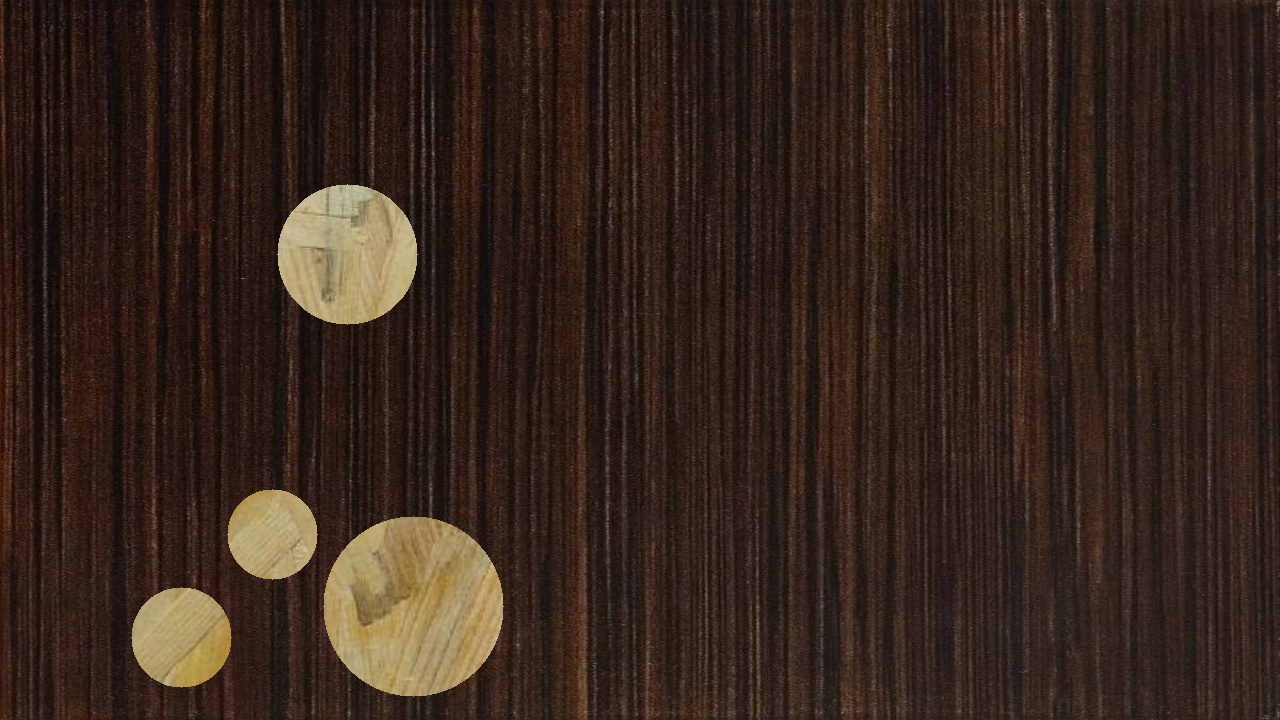
#> input picture project/circle_search/for_search.jpg, 1280 x 720 px
$ python circle_search.py
#> lines starting #> are read from the running program, lines starting #| are printed output that depends on the picture; after the words box and inside, x2 and y2 are one past the last pixel; in counts of white or black regions, pixels touching at a corner belong together
#> further down, img is the input picture: shape (720, 1280, 3); mean B, G, R 28.3, 37, 54.2
import cv2
import numpy
import numpy as np
from sklearn.metrics import mean_absolute_percentage_error
from sklearn.metrics import mean_squared_error


def cv_show(name, image):
    # cv2.namedWindow(name, WINDOW_NORMAL)
    cv2.imshow(name, image)
    cv2.waitKey(0)
    cv2.destroyAllWindows()


# [7 lines left out: function data_get, not called in this run]


def image_prc(image):
    img_gau_blur = cv2.GaussianBlur(image, (9, 9), 2)  # Gaussian Сгладить
    cv_show('img_gau_blur', img_gau_blur)
    img_gray = cv2.cvtColor(img_gau_blur, cv2.COLOR_BGR2GRAY)  # Преобразовать изображение в полутоновое
    cv_show('img_gary', img_gray)
    img_blur = cv2.blur(img_gau_blur, (6, 6))  # Сгладить

    img_canny = cv2.Canny(img_blur, 50, 150)  # Применить детектор границ Canny
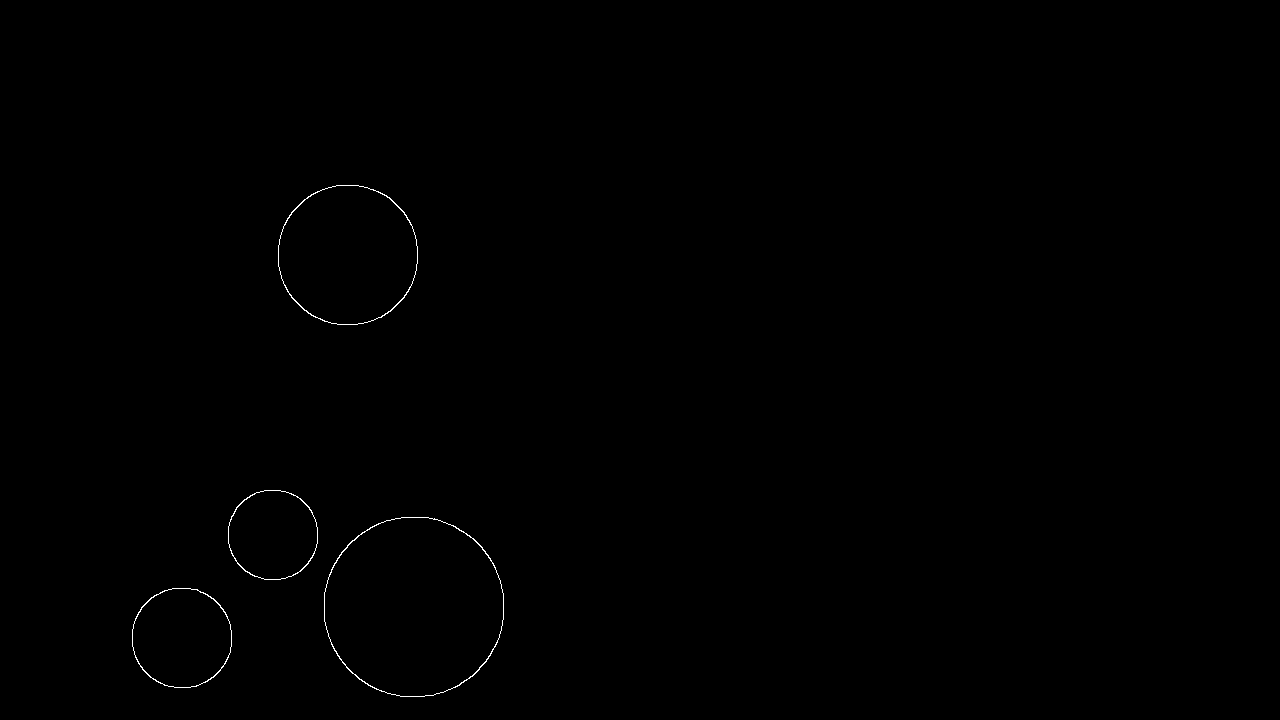
#> img_canny: shape (720, 1280); 0.2% white in thin lines or dots, all inside (x1, y1, x2, y2) = (132, 185, 504, 697)
    cv_show('canny', img_canny)
    kernel = np.ones((3, 3), np.uint8)
    closing = cv2.morphologyEx(img_canny, cv2.MORPH_GRADIENT, kernel)  # Morphological Gradient
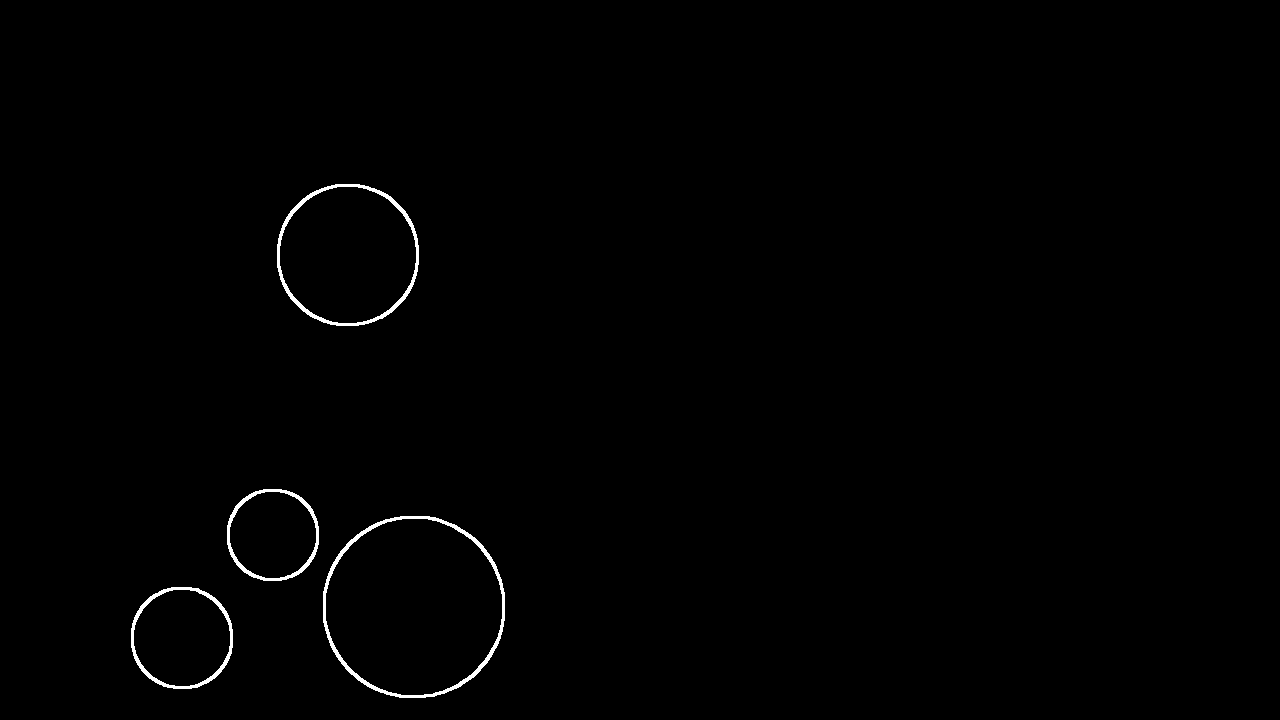
#> closing: shape (720, 1280); 0.64% white; 4 white regions
    # cv_show('closing', closing)

    contours, hierarchy = cv2.findContours(closing, cv2.RETR_EXTERNAL, cv2.CHAIN_APPROX_SIMPLE)  # find contours
#> contours = 4 contours; box (x1, y1, x2, y2) and area: (323, 516, 505, 698) 26230, (277, 184, 419, 326) 15969, (131, 587, 233, 689) 8256, (227, 489, 319, 581) 6725
    #img_contours = cv2.drawContours(img_canny, contours, -1, (255, 255, 255), 2)  # draw contours
    #cv_show('conts', img_contours)

    length = len(contours)
#> length = 4
    # Залить замкнутые области
    for i in range(0, length):
        cv2.fillPoly(img_canny, [contours[i]], (255, 255, 255))
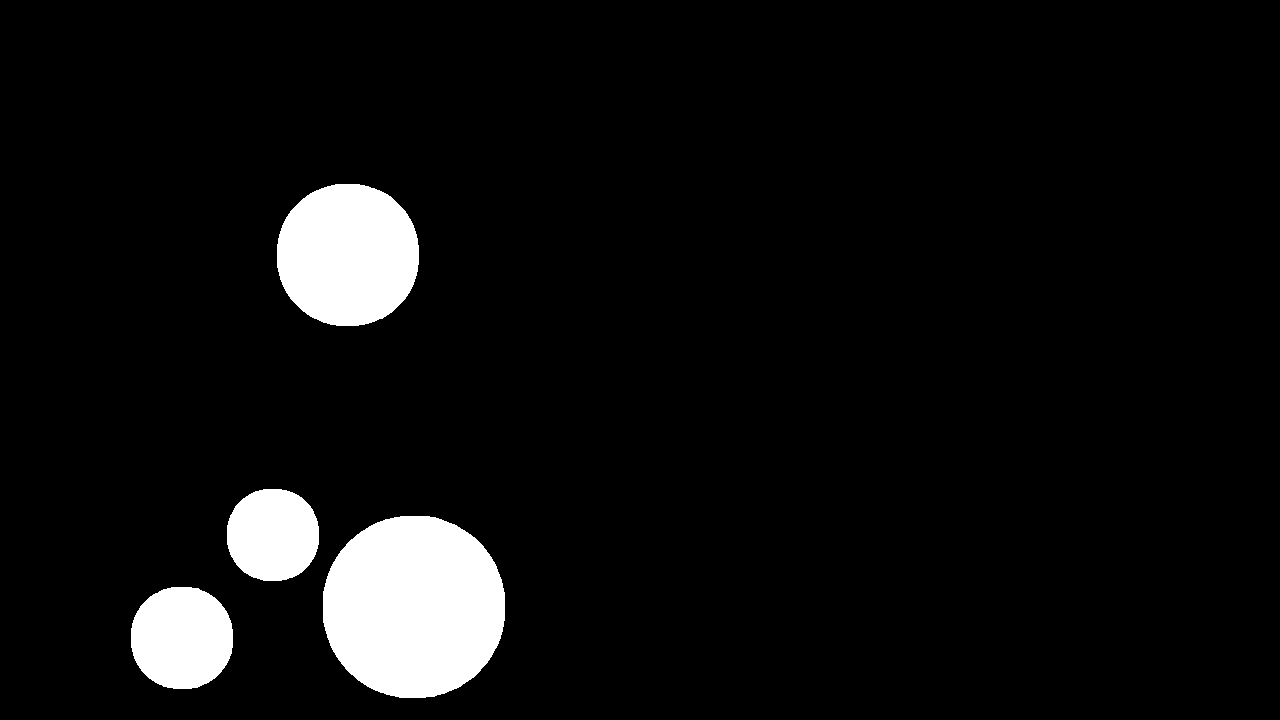
#> img_canny: shape (720, 1280); 6.3% white; 4 white regions, box (x1, y1, x2, y2) and area: (323, 516, 505, 698) 26491, (277, 184, 419, 326) 16172, (131, 587, 233, 689) 8403, (227, 489, 319, 581) 6858
    cv_show('res', img_canny)
    return img_canny


def hough_search(image):
    circles = cv2.HoughCircles(image, cv2.HOUGH_GRADIENT, 1, 80, 20, 255, 2, 50)
#> circles = 88 rows, first 8: [413.5, 606.5, 92.4], [347.5, 254.5, 71.3], [181.5, 637.5, 51.2], [412.5, 434.5, 262.4], [271.5, 529.5, 50.7], [492.5, 421.5, 292.9], [406.5, 516.5, 180.8], [646.5, 531.5, 336.4]
    # dp, minDist, param1_Canny threshold, param2 center threshold, minr, maxr
    circles = np.uint16(np.around(circles))
#> circles = 88 rows, first 8: [414, 606, 92], [348, 254, 71], [182, 638, 51], [412, 434, 262], [272, 530, 51], [492, 422, 293], [406, 516, 181], [646, 532, 336]

    count = 0
    r_pred = []
    y_pred = []
    for i in circles[0, :]:
        # if i[2] > 100 or i[2] < 10:
        #     continue
        # else:
        cv2.circle(img, (i[0], i[1]), i[2], (0, 255, 0), 2)
        cv2.circle(img, (i[0], i[1]), 2, (0, 0, 255), 3)
        y_pred.append([i[0], i[1], i[2]])
        r_pred.append(round(i[2] / 10) * 10)
        r_pred.sort()
        print(f"{count + 1}.({i[0]}, {i[1]}), d-detected: {i[2]}")
        count += 1
        cv2.putText(img, f'{str(count)} radius={int(round(i[2] / 10) / 2 * 10)}mm ', (i[0], i[1]),
                    cv2.FONT_HERSHEY_COMPLEX, 0.4, (0, 0, 255), 1)
#> this loop made 88 passes
#> i on passes 1 to 12: [414, 606, 92], [348, 254, 71], [182, 638, 51], [412, 434, 262], [272, 530, 51], [492, 422, 293], [406, 516, 181], [646, 532, 336], [334, 662, 188], [184, 398, 290], [552, 514, 258], [640, 400, 398]
#| 1.(414, 606), d-detected: 92
#| 2.(348, 254), d-detected: 71
#| 3.(182, 638), d-detected: 51
#| 4.(412, 434), d-detected: 262
#| 5.(272, 530), d-detected: 51
#| 6.(492, 422), d-detected: 293
#| 7.(406, 516), d-detected: 181
#| 8.(646, 532), d-detected: 336
#> (further printed lines are left out)
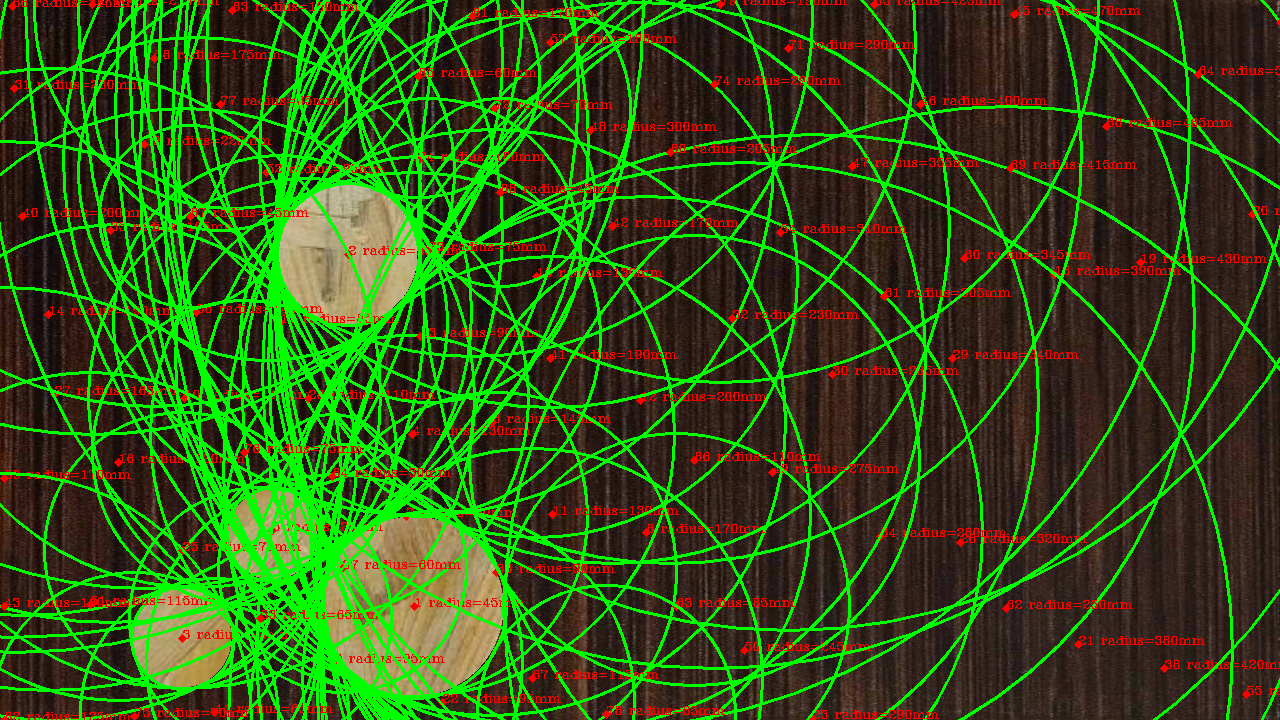
#> img: shape (720, 1280, 3); mean B, G, R 21.9, 81.8, 49.6
#> after the loop, count = 88; r_pred = 88 values from 50 to 1140; y_pred = 88 items, first 6: [414, 606, 92], [348, 254, 71], [182, 638, 51], [412, 434, 262], [272, 530, 51], [492, 422, 293]

    np.savetxt("pred_circles.txt", y_pred, fmt='%d', delimiter=',')

    cv_show('final result', img)
    return r_pred


# [59 lines left out: functions list_proc, found_hole_percent, data_proc, not called in this run]


if __name__ == "__main__":
    img = cv2.imread('for_search.jpg')

    img_contours = image_prc(img)
    pred_lose = hough_search(img_contours)
#> pred_lose = 88 values from 50 to 1140
    # print(f"pred_lose: {pred_lose}")
    path_true = "/home/kehua/PycharmProjects/KP/project/circles_generate/circles_pos.txt"  # path of circle_pos.txt
#> (the run stopped early here; a loop or call above may not have finished)
